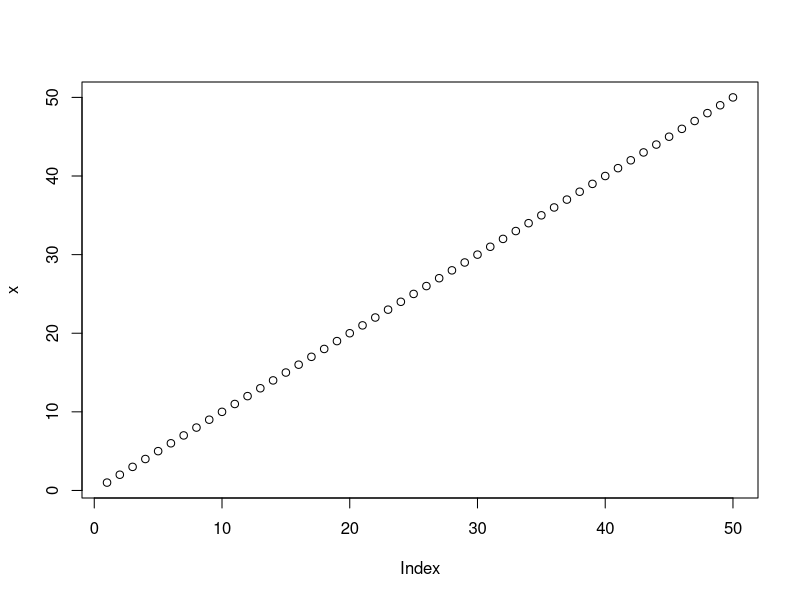
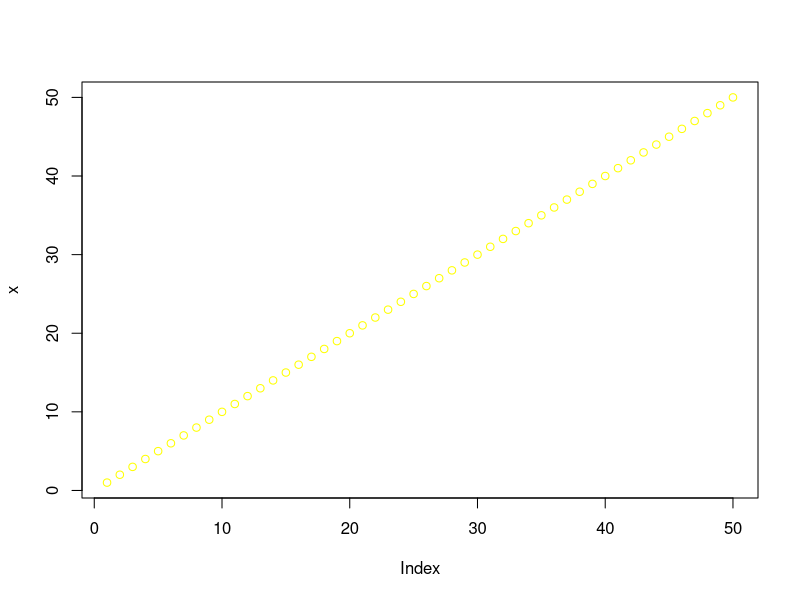
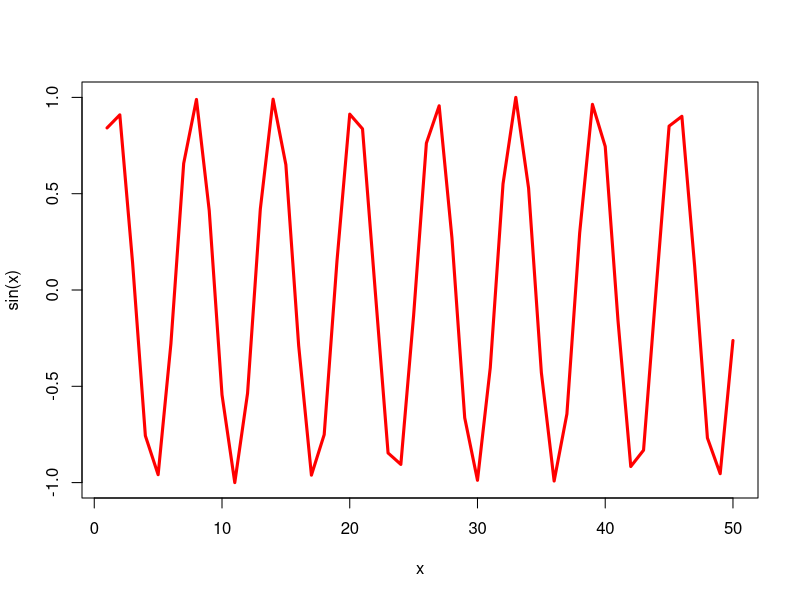

Source code (R) for these figures, in order:
#' ---
#' title: "Class 4 Lab"
#' author: "Maria Tavares (PID A69036242)"
#' ---

# This is my first R Script 

x <- 1:50
plot(x)
plot(x, col="yellow")
plot(x, sin(x), type = "l", col="red", lwd=3)
log(10)
log(10, base = 10)
log(10,2)
